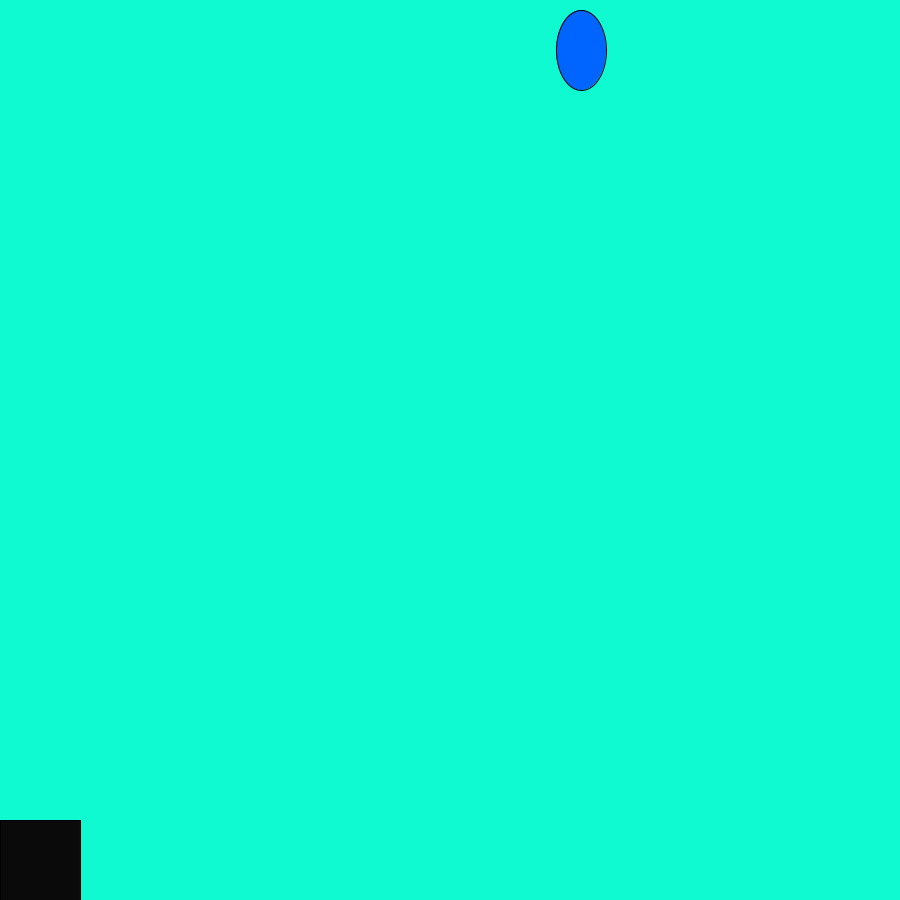
Frame 1 (no input)
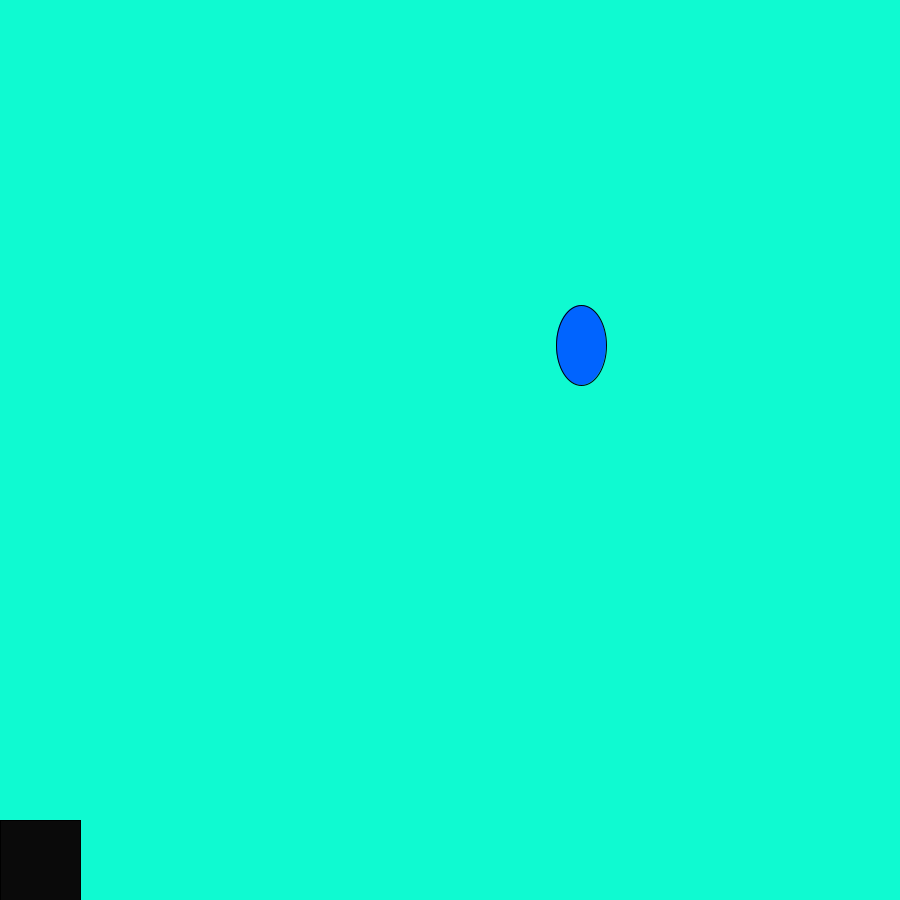
Frame 60 (the mouse pressed at the canvas centre just before this capture)
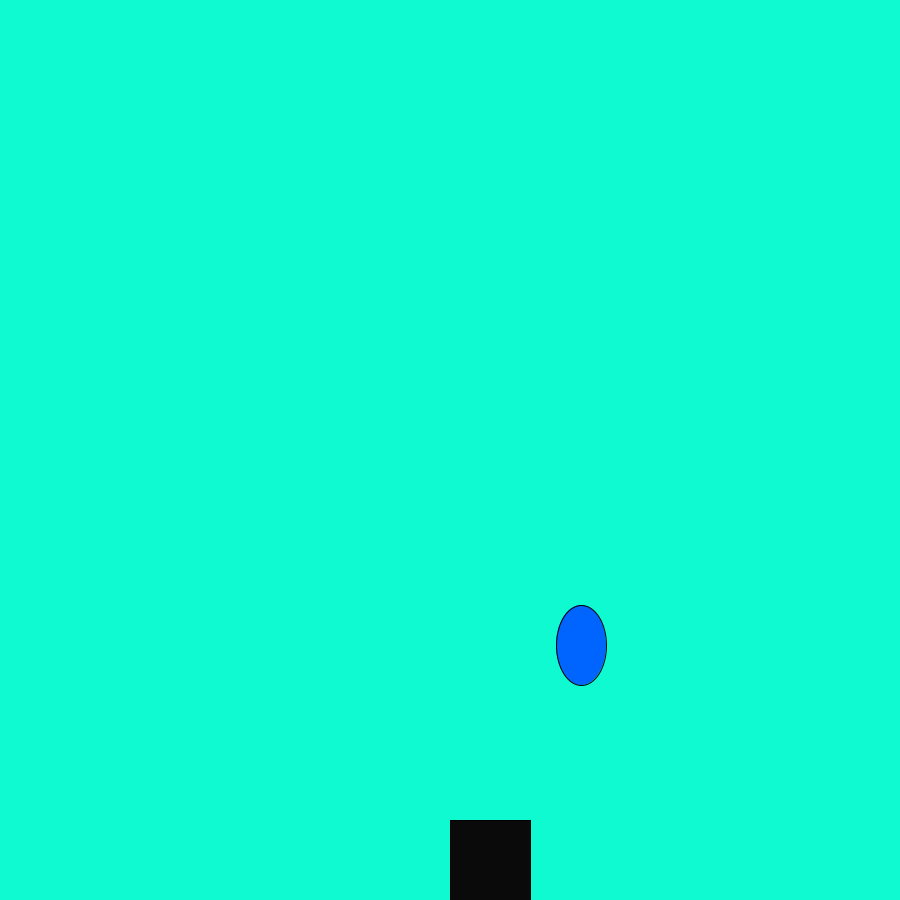
Frame 120 (the mouse held since frame 60 and released just before this capture)

The Processing sketch that drew these frames (run headless with seeded random() and noise(); from frame 60 on, the mouse is pressed at the canvas centre):

// Processing sketch: raendrup
// ── raendrup.pde
void setup() {
size(900,900);}
int up=5;
int score=0;
int ballY=50;
int rand = (int) random(900);
void draw() {
  fill(0,100,255);
  background(15,250,209);
ellipse(rand,ballY,50, 80);
ballY=ballY+up;
if(ballY==900){
  ballY=0;
up=1+up;
 rand = (int) random(900);
  ellipse(rand,ballY,50, 80);
}
fill(10,10,10);
rect(mouseX,820,80,400);


checkCatch(rand);
}

void checkCatch(int x){

if (x > mouseX && x < mouseX+100){
      score++;}
   else if (score > 0);{
     score--;
println("Your score is now: " + score);}
}
